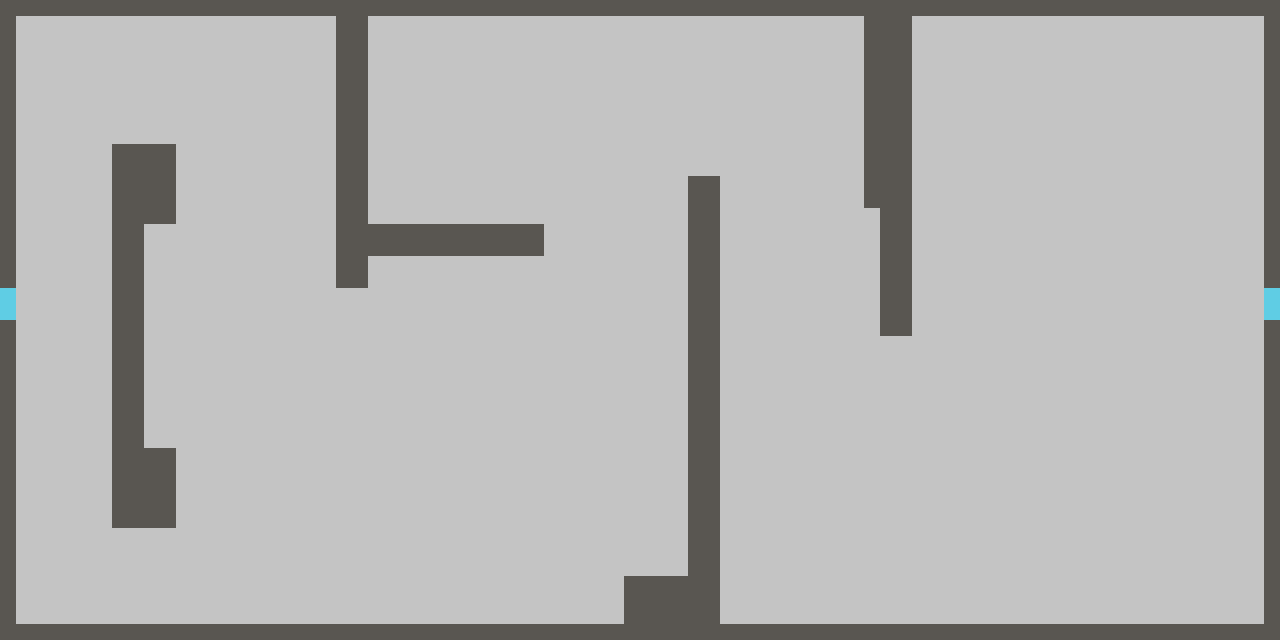

This game map was drawn from its Tiled (.tmx) file and the tilesets committed beside it. A one-line description and the full map source follow:
An orthogonal 80x40 tile map with 16x16 px tiles, 1 tile layer (Tile Layer 1) and 14 objects (playerStart).

<map version="1.4" tiledversion="1.4.2" orientation="orthogonal" renderorder="right-down" width="80" height="40" tilewidth="16" tileheight="16" infinite="0" nextlayerid="4" nextobjectid="15">
 <tileset firstgid="1" source="tileset.tsx" />
 <layer id="1" name="Tile Layer 1" width="80" height="40">
  <data encoding="csv">
2,2,2,2,2,2,2,2,2,2,2,2,2,2,2,2,2,2,2,2,2,2,2,2,2,2,2,2,2,2,2,2,2,2,2,2,2,2,2,2,2,2,2,2,2,2,2,2,2,2,2,2,2,2,2,2,2,2,2,2,2,2,2,2,2,2,2,2,2,2,2,2,2,2,2,2,2,2,2,2,
2,1,1,1,1,1,1,1,1,1,1,1,1,1,1,1,1,1,1,1,1,2,2,1,1,1,1,1,1,1,1,1,1,1,1,1,1,1,1,1,1,1,1,1,1,1,1,1,1,1,1,1,1,1,2,2,2,1,1,1,1,1,1,1,1,1,1,1,1,1,1,1,1,1,1,1,1,1,1,2,
2,1,1,1,1,1,1,1,1,1,1,1,1,1,1,1,1,1,1,1,1,2,2,1,1,1,1,1,1,1,1,1,1,1,1,1,1,1,1,1,1,1,1,1,1,1,1,1,1,1,1,1,1,1,2,2,2,1,1,1,1,1,1,1,1,1,1,1,1,1,1,1,1,1,1,1,1,1,1,2,
2,1,1,1,1,1,1,1,1,1,1,1,1,1,1,1,1,1,1,1,1,2,2,1,1,1,1,1,1,1,1,1,1,1,1,1,1,1,1,1,1,1,1,1,1,1,1,1,1,1,1,1,1,1,2,2,2,1,1,1,1,1,1,1,1,1,1,1,1,1,1,1,1,1,1,1,1,1,1,2,
2,1,1,1,1,1,1,1,1,1,1,1,1,1,1,1,1,1,1,1,1,2,2,1,1,1,1,1,1,1,1,1,1,1,1,1,1,1,1,1,1,1,1,1,1,1,1,1,1,1,1,1,1,1,2,2,2,1,1,1,1,1,1,1,1,1,1,1,1,1,1,1,1,1,1,1,1,1,1,2,
2,1,1,1,1,1,1,1,1,1,1,1,1,1,1,1,1,1,1,1,1,2,2,1,1,1,1,1,1,1,1,1,1,1,1,1,1,1,1,1,1,1,1,1,1,1,1,1,1,1,1,1,1,1,2,2,2,1,1,1,1,1,1,1,1,1,1,1,1,1,1,1,1,1,1,1,1,1,1,2,
2,1,1,1,1,1,1,1,1,1,1,1,1,1,1,1,1,1,1,1,1,2,2,1,1,1,1,1,1,1,1,1,1,1,1,1,1,1,1,1,1,1,1,1,1,1,1,1,1,1,1,1,1,1,2,2,2,1,1,1,1,1,1,1,1,1,1,1,1,1,1,1,1,1,1,1,1,1,1,2,
2,1,1,1,1,1,1,1,1,1,1,1,1,1,1,1,1,1,1,1,1,2,2,1,1,1,1,1,1,1,1,1,1,1,1,1,1,1,1,1,1,1,1,1,1,1,1,1,1,1,1,1,1,1,2,2,2,1,1,1,1,1,1,1,1,1,1,1,1,1,1,1,1,1,1,1,1,1,1,2,
2,1,1,1,1,1,1,1,1,1,1,1,1,1,1,1,1,1,1,1,1,2,2,1,1,1,1,1,1,1,1,1,1,1,1,1,1,1,1,1,1,1,1,1,1,1,1,1,1,1,1,1,1,1,2,2,2,1,1,1,1,1,1,1,1,1,1,1,1,1,1,1,1,1,1,1,1,1,1,2,
2,1,1,1,1,1,1,2,2,2,2,1,1,1,1,1,1,1,1,1,1,2,2,1,1,1,1,1,1,1,1,1,1,1,1,1,1,1,1,1,1,1,1,1,1,1,1,1,1,1,1,1,1,1,2,2,2,1,1,1,1,1,1,1,1,1,1,1,1,1,1,1,1,1,1,1,1,1,1,2,
2,1,1,1,1,1,1,2,2,2,2,1,1,1,1,1,1,1,1,1,1,2,2,1,1,1,1,1,1,1,1,1,1,1,1,1,1,1,1,1,1,1,1,1,1,1,1,1,1,1,1,1,1,1,2,2,2,1,1,1,1,1,1,1,1,1,1,1,1,1,1,1,1,1,1,1,1,1,1,2,
2,1,1,1,1,1,1,2,2,2,2,1,1,1,1,1,1,1,1,1,1,2,2,1,1,1,1,1,1,1,1,1,1,1,1,1,1,1,1,1,1,1,1,2,2,1,1,1,1,1,1,1,1,1,2,2,2,1,1,1,1,1,1,1,1,1,1,1,1,1,1,1,1,1,1,1,1,1,1,2,
2,1,1,1,1,1,1,2,2,2,2,1,1,1,1,1,1,1,1,1,1,2,2,1,1,1,1,1,1,1,1,1,1,1,1,1,1,1,1,1,1,1,1,2,2,1,1,1,1,1,1,1,1,1,2,2,2,1,1,1,1,1,1,1,1,1,1,1,1,1,1,1,1,1,1,1,1,1,1,2,
2,1,1,1,1,1,1,2,2,2,2,1,1,1,1,1,1,1,1,1,1,2,2,1,1,1,1,1,1,1,1,1,1,1,1,1,1,1,1,1,1,1,1,2,2,1,1,1,1,1,1,1,1,1,1,2,2,1,1,1,1,1,1,1,1,1,1,1,1,1,1,1,1,1,1,1,1,1,1,2,
2,1,1,1,1,1,1,2,2,1,1,1,1,1,1,1,1,1,1,1,1,2,2,2,2,2,2,2,2,2,2,2,2,2,1,1,1,1,1,1,1,1,1,2,2,1,1,1,1,1,1,1,1,1,1,2,2,1,1,1,1,1,1,1,1,1,1,1,1,1,1,1,1,1,1,1,1,1,1,2,
2,1,1,1,1,1,1,2,2,1,1,1,1,1,1,1,1,1,1,1,1,2,2,2,2,2,2,2,2,2,2,2,2,2,1,1,1,1,1,1,1,1,1,2,2,1,1,1,1,1,1,1,1,1,1,2,2,1,1,1,1,1,1,1,1,1,1,1,1,1,1,1,1,1,1,1,1,1,1,2,
2,1,1,1,1,1,1,2,2,1,1,1,1,1,1,1,1,1,1,1,1,2,2,1,1,1,1,1,1,1,1,1,1,1,1,1,1,1,1,1,1,1,1,2,2,1,1,1,1,1,1,1,1,1,1,2,2,1,1,1,1,1,1,1,1,1,1,1,1,1,1,1,1,1,1,1,1,1,1,2,
2,1,1,1,1,1,1,2,2,1,1,1,1,1,1,1,1,1,1,1,1,2,2,1,1,1,1,1,1,1,1,1,1,1,1,1,1,1,1,1,1,1,1,2,2,1,1,1,1,1,1,1,1,1,1,2,2,1,1,1,1,1,1,1,1,1,1,1,1,1,1,1,1,1,1,1,1,1,1,2,
3,1,1,1,1,1,1,2,2,1,1,1,1,1,1,1,1,1,1,1,1,1,1,1,1,1,1,1,1,1,1,1,1,1,1,1,1,1,1,1,1,1,1,2,2,1,1,1,1,1,1,1,1,1,1,2,2,1,1,1,1,1,1,1,1,1,1,1,1,1,1,1,1,1,1,1,1,1,1,3,
3,1,1,1,1,1,1,2,2,1,1,1,1,1,1,1,1,1,1,1,1,1,1,1,1,1,1,1,1,1,1,1,1,1,1,1,1,1,1,1,1,1,1,2,2,1,1,1,1,1,1,1,1,1,1,2,2,1,1,1,1,1,1,1,1,1,1,1,1,1,1,1,1,1,1,1,1,1,1,3,
2,1,1,1,1,1,1,2,2,1,1,1,1,1,1,1,1,1,1,1,1,1,1,1,1,1,1,1,1,1,1,1,1,1,1,1,1,1,1,1,1,1,1,2,2,1,1,1,1,1,1,1,1,1,1,2,2,1,1,1,1,1,1,1,1,1,1,1,1,1,1,1,1,1,1,1,1,1,1,2,
2,1,1,1,1,1,1,2,2,1,1,1,1,1,1,1,1,1,1,1,1,1,1,1,1,1,1,1,1,1,1,1,1,1,1,1,1,1,1,1,1,1,1,2,2,1,1,1,1,1,1,1,1,1,1,1,1,1,1,1,1,1,1,1,1,1,1,1,1,1,1,1,1,1,1,1,1,1,1,2,
2,1,1,1,1,1,1,2,2,1,1,1,1,1,1,1,1,1,1,1,1,1,1,1,1,1,1,1,1,1,1,1,1,1,1,1,1,1,1,1,1,1,1,2,2,1,1,1,1,1,1,1,1,1,1,1,1,1,1,1,1,1,1,1,1,1,1,1,1,1,1,1,1,1,1,1,1,1,1,2,
2,1,1,1,1,1,1,2,2,1,1,1,1,1,1,1,1,1,1,1,1,1,1,1,1,1,1,1,1,1,1,1,1,1,1,1,1,1,1,1,1,1,1,2,2,1,1,1,1,1,1,1,1,1,1,1,1,1,1,1,1,1,1,1,1,1,1,1,1,1,1,1,1,1,1,1,1,1,1,2,
2,1,1,1,1,1,1,2,2,1,1,1,1,1,1,1,1,1,1,1,1,1,1,1,1,1,1,1,1,1,1,1,1,1,1,1,1,1,1,1,1,1,1,2,2,1,1,1,1,1,1,1,1,1,1,1,1,1,1,1,1,1,1,1,1,1,1,1,1,1,1,1,1,1,1,1,1,1,1,2,
2,1,1,1,1,1,1,2,2,1,1,1,1,1,1,1,1,1,1,1,1,1,1,1,1,1,1,1,1,1,1,1,1,1,1,1,1,1,1,1,1,1,1,2,2,1,1,1,1,1,1,1,1,1,1,1,1,1,1,1,1,1,1,1,1,1,1,1,1,1,1,1,1,1,1,1,1,1,1,2,
2,1,1,1,1,1,1,2,2,1,1,1,1,1,1,1,1,1,1,1,1,1,1,1,1,1,1,1,1,1,1,1,1,1,1,1,1,1,1,1,1,1,1,2,2,1,1,1,1,1,1,1,1,1,1,1,1,1,1,1,1,1,1,1,1,1,1,1,1,1,1,1,1,1,1,1,1,1,1,2,
2,1,1,1,1,1,1,2,2,1,1,1,1,1,1,1,1,1,1,1,1,1,1,1,1,1,1,1,1,1,1,1,1,1,1,1,1,1,1,1,1,1,1,2,2,1,1,1,1,1,1,1,1,1,1,1,1,1,1,1,1,1,1,1,1,1,1,1,1,1,1,1,1,1,1,1,1,1,1,2,
2,1,1,1,1,1,1,2,2,2,2,1,1,1,1,1,1,1,1,1,1,1,1,1,1,1,1,1,1,1,1,1,1,1,1,1,1,1,1,1,1,1,1,2,2,1,1,1,1,1,1,1,1,1,1,1,1,1,1,1,1,1,1,1,1,1,1,1,1,1,1,1,1,1,1,1,1,1,1,2,
2,1,1,1,1,1,1,2,2,2,2,1,1,1,1,1,1,1,1,1,1,1,1,1,1,1,1,1,1,1,1,1,1,1,1,1,1,1,1,1,1,1,1,2,2,1,1,1,1,1,1,1,1,1,1,1,1,1,1,1,1,1,1,1,1,1,1,1,1,1,1,1,1,1,1,1,1,1,1,2,
2,1,1,1,1,1,1,2,2,2,2,1,1,1,1,1,1,1,1,1,1,1,1,1,1,1,1,1,1,1,1,1,1,1,1,1,1,1,1,1,1,1,1,2,2,1,1,1,1,1,1,1,1,1,1,1,1,1,1,1,1,1,1,1,1,1,1,1,1,1,1,1,1,1,1,1,1,1,1,2,
2,1,1,1,1,1,1,2,2,2,2,1,1,1,1,1,1,1,1,1,1,1,1,1,1,1,1,1,1,1,1,1,1,1,1,1,1,1,1,1,1,1,1,2,2,1,1,1,1,1,1,1,1,1,1,1,1,1,1,1,1,1,1,1,1,1,1,1,1,1,1,1,1,1,1,1,1,1,1,2,
2,1,1,1,1,1,1,2,2,2,2,1,1,1,1,1,1,1,1,1,1,1,1,1,1,1,1,1,1,1,1,1,1,1,1,1,1,1,1,1,1,1,1,2,2,1,1,1,1,1,1,1,1,1,1,1,1,1,1,1,1,1,1,1,1,1,1,1,1,1,1,1,1,1,1,1,1,1,1,2,
2,1,1,1,1,1,1,1,1,1,1,1,1,1,1,1,1,1,1,1,1,1,1,1,1,1,1,1,1,1,1,1,1,1,1,1,1,1,1,1,1,1,1,2,2,1,1,1,1,1,1,1,1,1,1,1,1,1,1,1,1,1,1,1,1,1,1,1,1,1,1,1,1,1,1,1,1,1,1,2,
2,1,1,1,1,1,1,1,1,1,1,1,1,1,1,1,1,1,1,1,1,1,1,1,1,1,1,1,1,1,1,1,1,1,1,1,1,1,1,1,1,1,1,2,2,1,1,1,1,1,1,1,1,1,1,1,1,1,1,1,1,1,1,1,1,1,1,1,1,1,1,1,1,1,1,1,1,1,1,2,
2,1,1,1,1,1,1,1,1,1,1,1,1,1,1,1,1,1,1,1,1,1,1,1,1,1,1,1,1,1,1,1,1,1,1,1,1,1,1,1,1,1,1,2,2,1,1,1,1,1,1,1,1,1,1,1,1,1,1,1,1,1,1,1,1,1,1,1,1,1,1,1,1,1,1,1,1,1,1,2,
2,1,1,1,1,1,1,1,1,1,1,1,1,1,1,1,1,1,1,1,1,1,1,1,1,1,1,1,1,1,1,1,1,1,1,1,1,1,1,2,2,2,2,2,2,1,1,1,1,1,1,1,1,1,1,1,1,1,1,1,1,1,1,1,1,1,1,1,1,1,1,1,1,1,1,1,1,1,1,2,
2,1,1,1,1,1,1,1,1,1,1,1,1,1,1,1,1,1,1,1,1,1,1,1,1,1,1,1,1,1,1,1,1,1,1,1,1,1,1,2,2,2,2,2,2,1,1,1,1,1,1,1,1,1,1,1,1,1,1,1,1,1,1,1,1,1,1,1,1,1,1,1,1,1,1,1,1,1,1,2,
2,1,1,1,1,1,1,1,1,1,1,1,1,1,1,1,1,1,1,1,1,1,1,1,1,1,1,1,1,1,1,1,1,1,1,1,1,1,1,2,2,2,2,2,2,1,1,1,1,1,1,1,1,1,1,1,1,1,1,1,1,1,1,1,1,1,1,1,1,1,1,1,1,1,1,1,1,1,1,2,
2,2,2,2,2,2,2,2,2,2,2,2,2,2,2,2,2,2,2,2,2,2,2,2,2,2,2,2,2,2,2,2,2,2,2,2,2,2,2,2,2,2,2,2,2,2,2,2,2,2,2,2,2,2,2,2,2,2,2,2,2,2,2,2,2,2,2,2,2,2,2,2,2,2,2,2,2,2,2,2
</data>
 </layer>
 <objectgroup id="2" name="Objects">
  <object id="1" type="playerStart" x="512" y="400">
   <properties>
    <property name="isCollisions" type="bool" value="true" />
   </properties>
   <point />
  </object>
 </objectgroup>
 <objectgroup id="3" name="Collisions">
  <object id="2" x="0" y="0" width="1280" height="16" />
  <object id="3" x="1264" y="16" width="16" height="624" />
  <object id="4" x="0" y="624" width="1264" height="16" />
  <object id="5" x="0" y="16" width="16" height="608" />
  <object id="6" x="112" y="144" width="64" height="80" />
  <object id="7" x="112" y="224" width="32" height="224" />
  <object id="8" x="112" y="448" width="64" height="80" />
  <object id="9" x="336" y="16" width="32" height="272" />
  <object id="10" x="368" y="224" width="176" height="32" />
  <object id="11" x="688" y="176" width="32" height="448" />
  <object id="12" x="624" y="576" width="64" height="48" />
  <object id="13" x="880" y="16" width="32" height="320" />
  <object id="14" x="864" y="16" width="16" height="192" />
 </objectgroup>
</map>